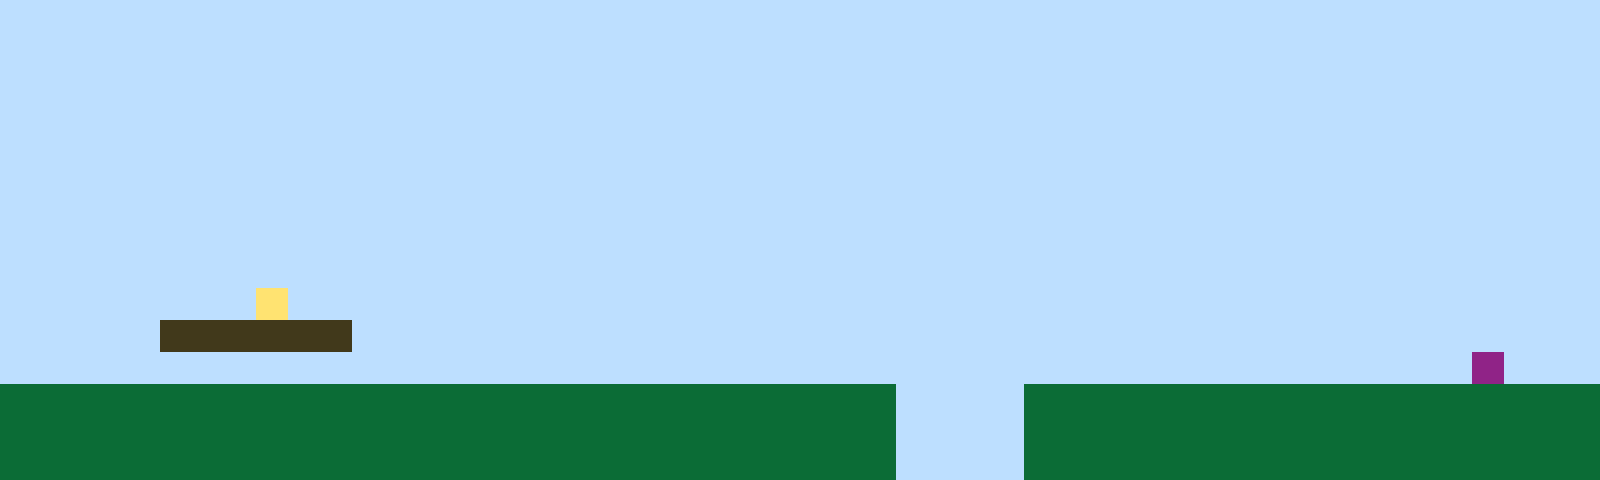

This game map was drawn from its Tiled (.tmx) file and the tilesets committed beside it. A one-line description and the full map source follow:
An orthogonal 50x15 tile map with 32x32 px tiles, 1 tile layer (Tile Layer 1).

<map version="1.10" tiledversion="1.11.2" orientation="orthogonal" renderorder="right-up" width="50" height="15" tilewidth="32" tileheight="32" infinite="0" nextlayerid="2" nextobjectid="1"><editorsettings><export target="map1.csv" format="csv" /></editorsettings><tileset firstgid="1" name="sprites" tilewidth="32" tileheight="32" tilecount="6" columns="3"><image source="sprites.png" width="96" height="64" /></tileset><layer id="1" name="Tile Layer 1" width="50" height="15"><data encoding="csv">1,1,1,1,1,1,1,1,1,1,1,1,1,1,1,1,1,1,1,1,1,1,1,1,1,1,1,1,1,1,1,1,1,1,1,1,1,1,1,1,1,1,1,1,1,1,1,1,1,1,1,1,1,1,1,1,1,1,1,1,1,1,1,1,1,1,1,1,1,1,1,1,1,1,1,1,1,1,1,1,1,1,1,1,1,1,1,1,1,1,1,1,1,1,1,1,1,1,1,1,1,1,1,1,1,1,1,1,1,1,1,1,1,1,1,1,1,1,1,1,1,1,1,1,1,1,1,1,1,1,1,1,1,1,1,1,1,1,1,1,1,1,1,1,1,1,1,1,1,1,1,1,1,1,1,1,1,1,1,1,1,1,1,1,1,1,1,1,1,1,1,1,1,1,1,1,1,1,1,1,1,1,1,1,1,1,1,1,1,1,1,1,1,1,1,1,1,1,1,1,1,1,1,1,1,1,1,1,1,1,1,1,1,1,1,1,1,1,1,1,1,1,1,1,1,1,1,1,1,1,1,1,1,1,1,1,1,1,1,1,1,1,1,1,1,1,1,1,1,1,1,1,1,1,1,1,1,1,1,1,1,1,1,1,1,1,1,1,1,1,1,1,1,1,1,1,1,1,1,1,1,1,1,1,1,1,1,1,1,1,1,1,1,1,1,1,1,1,1,1,1,1,1,1,1,1,1,1,1,1,1,1,1,1,1,1,1,1,1,1,1,1,1,1,1,1,1,1,1,1,1,1,1,1,1,1,1,1,1,1,1,1,1,1,1,1,1,1,1,1,1,1,1,1,1,1,1,1,1,1,1,1,1,1,1,1,1,1,1,1,1,1,1,1,1,1,1,1,1,1,1,1,1,1,1,1,1,1,1,1,1,1,1,1,1,1,1,1,1,1,1,1,1,1,1,1,1,1,1,1,1,1,1,1,1,1,1,1,1,1,1,1,1,1,1,1,1,1,1,1,1,1,1,1,1,1,1,1,1,1,1,1,1,1,1,1,1,1,1,1,1,1,1,1,1,1,1,1,4,1,1,1,1,1,1,1,1,1,1,1,1,1,1,1,1,1,1,1,1,1,1,1,1,1,1,1,1,1,1,1,1,1,1,1,1,1,1,1,1,1,1,1,1,1,1,3,3,3,3,3,3,1,1,1,1,1,1,1,1,1,1,1,1,1,1,1,1,1,1,1,1,1,1,1,1,1,1,1,1,1,1,1,1,1,1,1,1,1,1,1,1,1,1,1,1,1,1,1,1,1,1,1,1,1,1,1,1,1,1,1,1,1,1,1,1,1,1,1,1,1,1,1,1,1,1,1,1,1,1,1,1,1,1,1,1,1,6,1,1,1,2,2,2,2,2,2,2,2,2,2,2,2,2,2,2,2,2,2,2,2,2,2,2,2,2,2,2,2,1,1,1,1,2,2,2,2,2,2,2,2,2,2,2,2,2,2,2,2,2,2,2,2,2,2,2,2,2,2,2,2,2,2,2,2,2,2,2,2,2,2,2,2,2,2,2,2,2,2,1,1,1,1,2,2,2,2,2,2,2,2,2,2,2,2,2,2,2,2,2,2,2,2,2,2,2,2,2,2,2,2,2,2,2,2,2,2,2,2,2,2,2,2,2,2,2,2,2,2,1,1,1,1,2,2,2,2,2,2,2,2,2,2,2,2,2,2,2,2,2,2</data></layer></map>
